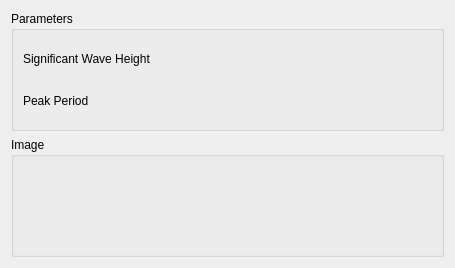
<?xml version="1.0" encoding="UTF-8"?>
<ui version="4.0">
 <class>SeaLabGui::DlgPiersonMoskowitzSpectrum</class>
 <widget class="QWidget" name="SeaLabGui::DlgPiersonMoskowitzSpectrum">
  <property name="geometry">
   <rect>
    <x>0</x>
    <y>0</y>
    <width>455</width>
    <height>268</height>
   </rect>
  </property>
  <property name="windowTitle">
   <string>Feature Parameters</string>
  </property>
  <property name="sizeGripEnabled" stdset="0">
   <bool>true</bool>
  </property>
  <layout class="QGridLayout" name="gridLayout">
   <item row="1" column="0">
    <widget class="QGroupBox" name="GroupBox5_5">
     <property name="title">
      <string>Image</string>
     </property>
     <layout class="QGridLayout" name="_6">
      <property name="leftMargin">
       <number>9</number>
      </property>
      <property name="topMargin">
       <number>9</number>
      </property>
      <property name="rightMargin">
       <number>9</number>
      </property>
      <property name="bottomMargin">
       <number>9</number>
      </property>
      <property name="spacing">
       <number>6</number>
      </property>
      <item row="1" column="0">
       <layout class="QHBoxLayout" name="horizontalLayout_9" stretch="0">
        <item>
         <widget class="QLabel" name="label_Image">
          <property name="text">
           <string/>
          </property>
         </widget>
        </item>
       </layout>
      </item>
     </layout>
    </widget>
   </item>
   <item row="0" column="0">
    <widget class="QGroupBox" name="GroupBox5_3">
     <property name="title">
      <string>Parameters</string>
     </property>
     <layout class="QGridLayout" name="_3">
      <property name="leftMargin">
       <number>9</number>
      </property>
      <property name="topMargin">
       <number>9</number>
      </property>
      <property name="rightMargin">
       <number>9</number>
      </property>
      <property name="bottomMargin">
       <number>9</number>
      </property>
      <property name="spacing">
       <number>6</number>
      </property>
      <item row="2" column="0">
       <layout class="QHBoxLayout" name="horizontalLayout_4" stretch="0,0">
        <item>
         <widget class="QLabel" name="label_4">
          <property name="text">
           <string>Peak Period</string>
          </property>
         </widget>
        </item>
        <item>
         <widget class="Gui::QuantitySpinBox" name="doubleSpinBox_PeakPeriod" native="true">
          <property name="keyboardTracking" stdset="0">
           <bool>false</bool>
          </property>
         </widget>
        </item>
       </layout>
      </item>
      <item row="1" column="0">
       <layout class="QHBoxLayout" name="horizontalLayout" stretch="0,0">
        <item>
         <widget class="QLabel" name="label">
          <property name="text">
           <string>Significant Wave Height</string>
          </property>
         </widget>
        </item>
        <item>
         <widget class="Gui::QuantitySpinBox" name="doubleSpinBox_SignificantWaveHeight" native="true">
          <property name="keyboardTracking" stdset="0">
           <bool>false</bool>
          </property>
         </widget>
        </item>
       </layout>
      </item>
     </layout>
    </widget>
   </item>
  </layout>
 </widget>
 <customwidgets>
  <customwidget>
   <class>Gui::QuantitySpinBox</class>
   <extends>QWidget</extends>
   <header>Gui/QuantitySpinBox.h</header>
  </customwidget>
 </customwidgets>
 <resources/>
 <connections/>
</ui>
